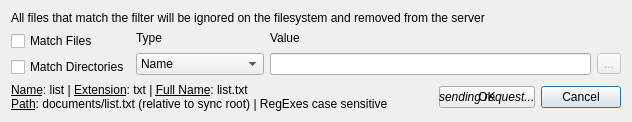
<?xml version="1.0" encoding="UTF-8"?>
<ui version="4.0">
 <class>QtFilterDialog</class>
 <widget class="QDialog" name="QtFilterDialog">
  <property name="geometry">
   <rect>
    <x>0</x>
    <y>0</y>
    <width>572</width>
    <height>115</height>
   </rect>
  </property>
  <property name="sizePolicy">
   <sizepolicy hsizetype="Fixed" vsizetype="Fixed">
    <horstretch>0</horstretch>
    <verstretch>0</verstretch>
   </sizepolicy>
  </property>
  <property name="windowTitle">
   <string>Edit Filter</string>
  </property>
  <property name="windowIcon">
   <iconset resource="qtClient.qrc">
    <normaloff>:/Resources/icon.png</normaloff>:/Resources/icon.png</iconset>
  </property>
  <layout class="QGridLayout" name="gridLayout">
   <item row="0" column="0" colspan="8">
    <widget class="QLabel" name="label_4">
     <property name="text">
      <string>All files that match the filter will be ignored on the filesystem and removed from the server</string>
     </property>
    </widget>
   </item>
   <item row="1" column="0" rowspan="2">
    <widget class="QCheckBox" name="filesBox">
     <property name="text">
      <string>Match Files</string>
     </property>
     <property name="icon">
      <iconset resource="qtClient.qrc">
       <normaloff>:/Resources/file.png</normaloff>:/Resources/file.png</iconset>
     </property>
    </widget>
   </item>
   <item row="1" column="1">
    <widget class="QLabel" name="label">
     <property name="text">
      <string>Type</string>
     </property>
    </widget>
   </item>
   <item row="1" column="2" colspan="6">
    <widget class="QLabel" name="label_2">
     <property name="text">
      <string>Value</string>
     </property>
    </widget>
   </item>
   <item row="2" column="1" rowspan="2">
    <widget class="QComboBox" name="typeBox">
     <item>
      <property name="text">
       <string>Name</string>
      </property>
     </item>
     <item>
      <property name="text">
       <string>Extension</string>
      </property>
     </item>
     <item>
      <property name="text">
       <string>Full Name</string>
      </property>
     </item>
     <item>
      <property name="text">
       <string>Path</string>
      </property>
     </item>
     <item>
      <property name="text">
       <string>Name (regex)</string>
      </property>
     </item>
     <item>
      <property name="text">
       <string>Extension (regex)</string>
      </property>
     </item>
     <item>
      <property name="text">
       <string>Full Name (regex)</string>
      </property>
     </item>
     <item>
      <property name="text">
       <string>Path (regex)</string>
      </property>
     </item>
    </widget>
   </item>
   <item row="2" column="2" rowspan="2" colspan="5">
    <widget class="QLineEdit" name="valueEdit"/>
   </item>
   <item row="2" column="7" rowspan="2">
    <widget class="QToolButton" name="browseButton">
     <property name="enabled">
      <bool>false</bool>
     </property>
     <property name="text">
      <string>...</string>
     </property>
    </widget>
   </item>
   <item row="3" column="0">
    <widget class="QCheckBox" name="directoriesBox">
     <property name="text">
      <string>Match Directories</string>
     </property>
     <property name="icon">
      <iconset resource="qtClient.qrc">
       <normaloff>:/Resources/directory.png</normaloff>:/Resources/directory.png</iconset>
     </property>
    </widget>
   </item>
   <item row="4" column="0" colspan="3">
    <widget class="QLabel" name="label_3">
     <property name="text">
      <string>&lt;u&gt;Name&lt;/u&gt;: list | &lt;u&gt;Extension&lt;/u&gt;: txt | &lt;u&gt;Full Name&lt;/u&gt;: list.txt&lt;br&gt;&lt;u&gt;Path&lt;/u&gt;: documents/list.txt (relative to sync root) | RegExes case sensitive</string>
     </property>
    </widget>
   </item>
   <item row="4" column="6" colspan="2">
    <widget class="QPushButton" name="cancelButton">
     <property name="text">
      <string>Cancel</string>
     </property>
    </widget>
   </item>
   <item row="4" column="5">
    <layout class="QGridLayout" name="okLayout">
     <item row="0" column="0">
      <widget class="QPushButton" name="okButton">
       <property name="text">
        <string>OK</string>
       </property>
      </widget>
     </item>
     <item row="0" column="0">
      <widget class="QLabel" name="sendLabel">
       <property name="text">
        <string>&lt;i&gt;sending request...&lt;/i&gt;</string>
       </property>
      </widget>
     </item>
    </layout>
   </item>
  </layout>
 </widget>
 <tabstops>
  <tabstop>filesBox</tabstop>
  <tabstop>directoriesBox</tabstop>
  <tabstop>typeBox</tabstop>
  <tabstop>valueEdit</tabstop>
  <tabstop>browseButton</tabstop>
  <tabstop>okButton</tabstop>
  <tabstop>cancelButton</tabstop>
 </tabstops>
 <resources>
  <include location="qtClient.qrc"/>
 </resources>
 <connections>
  <connection>
   <sender>okButton</sender>
   <signal>clicked()</signal>
   <receiver>QtFilterDialog</receiver>
   <slot>accept()</slot>
   <hints>
    <hint type="sourcelabel">
     <x>278</x>
     <y>253</y>
    </hint>
    <hint type="destinationlabel">
     <x>96</x>
     <y>254</y>
    </hint>
   </hints>
  </connection>
  <connection>
   <sender>cancelButton</sender>
   <signal>clicked()</signal>
   <receiver>QtFilterDialog</receiver>
   <slot>reject()</slot>
   <hints>
    <hint type="sourcelabel">
     <x>369</x>
     <y>253</y>
    </hint>
    <hint type="destinationlabel">
     <x>179</x>
     <y>282</y>
    </hint>
   </hints>
  </connection>
 </connections>
</ui>
